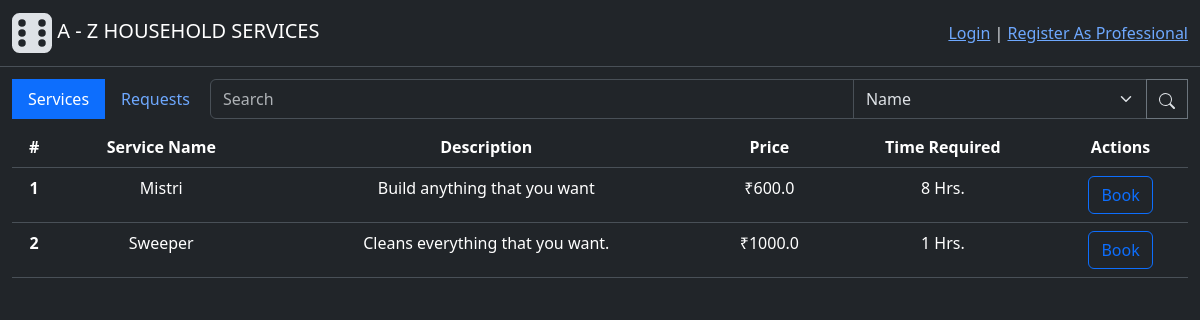
/user/services, run on an earlier commit of the app's database.
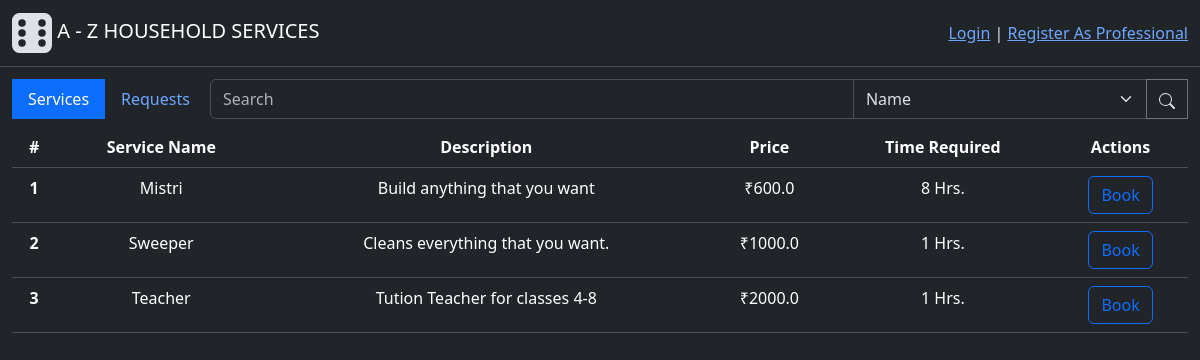
And on a later commit of the database.
### backend/modals.py (models this page shows)
class Service(db.Model):
    id = db.Column(db.Integer(), primary_key=True)
    name = db.Column(db.String(30),unique=True, nullable=False)
    desc = db.Column(db.String(500), nullable=False)
    time_required = db.Column(db.Integer(), nullable=False) # Time required (in Hrs)
    price = db.Column(db.Float(), nullable=False)
    status = db.Column(db.Integer(), nullable=False, default=1) # 0-inactive, 1-active
    service_requests = db.relationship("ServiceRequest", cascade="all, delete", backref="services", lazy=True) # For accessing all the service requests having common service
    def capitalised_name(self):
        return self.name.title()

### backend/controllers.py (the view)
@app.route("/user/services", methods=["GET", "POST"])
def user_services_tab():
    button_state = request.args.get("button_state", 1, type=int) # Accessing data send using url_for function, default=1
    services = Service.query.filter_by(status=1)
    return render_template("user_services_tab.html", services=services, button_state=button_state)

### templates/user_services_tab.html
{% extends "user_dashboard.html" %}
{% block subcontent %}
    <table class="table mt-2">
        <thead>
        <tr>
            <th scope="col">#</th>
            <th scope="col">Service Name</th>
            <th scope="col">Description</th>
            <th scope="col">Price</th>
            <th scope="col">Time Required</th>
            <th scope="col">Actions</th>
        </tr>
        </thead>
        <tbody>
            {% for service in services %}
                <tr>
                    <th scope="row">{{service.id}}</th>
                    <td>{{service.capitalised_name()}}</td>
                    <td style="max-width: 600px;">{{service.desc}}</td>
                    <td>&#8377;{{service.price}}</td>
                    <td>{{service.time_required}} Hrs.</td>
                    <td>
                        <form action="/user/services/create_request/{{service.id}}" method="POST">
                            <button type="submit" class="btn btn-outline-primary">Book</button>
                        </form>
                    </td>
                </tr>
            {% endfor %}
        </tbody>
    </table>
{% endblock %}

What changed in the data, as far as the page shows it:
added Service: id "3", capitalised_name "Teacher", desc "Tution Teacher for classes 4-8", price "2000.0", time_required "1"
